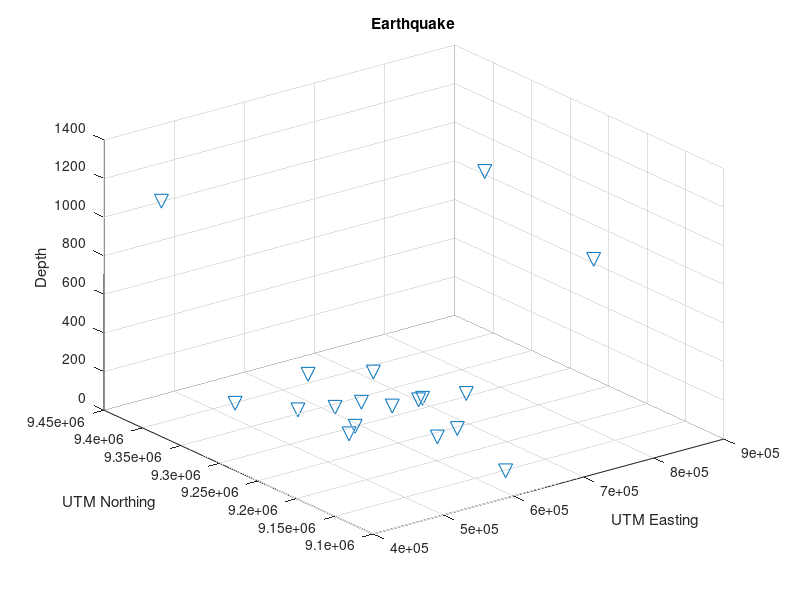

Source code (MATLAB): (Note: this script raises an error after producing the figure.)
clc
close all
clear all

Data=load('casegempa.txt'); 

X=Data(:,1); 
Y=Data(:,2); 
Z=Data(:,3); 
t=Data(:,4); 

 
figure;plot3(X,Y,Z,'v','MarkerSize', 10); 


xlabel('UTM Easting'); 
ylabel('UTM Northing'); 
zlabel('Depth'); 
grid on
title('Earthquake'); 

xp=704103.18 ; 
yp=9313254; 
zp=-2000; 
v=5000; 
itermaks=1000; 

for i=1:itermaks; 
     
    y=fEQ(X,xp,Y,yp,Z,zp,v,t); 
    j=f_EQ(X,xp,Y,yp,Z,zp,v); 
     
    m=inv(j'*j)*j'*y; 
     
    xb=xp-m(1,:); 
    xp=xb; 
    yb=yp-m(2,:); 
    yp=yb; 
    zb=zp-m(3,:); 
    zp=zb; 
end 

xp 
yp 
zp 


hold on;plot3(xp,yp,zp,'r.','MarkerSize', 30);
legend('station','hypocenter')

